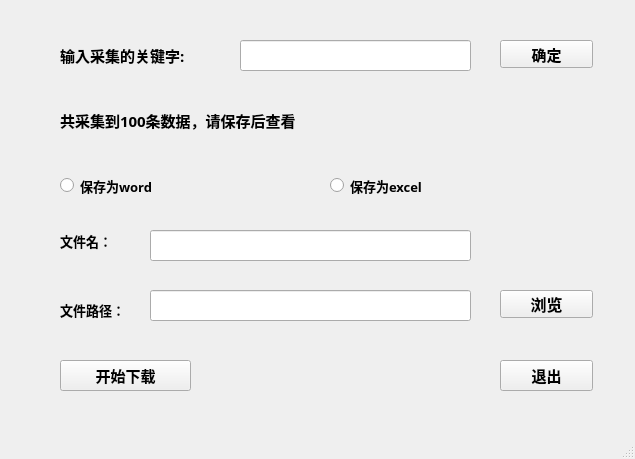
<?xml version="1.0" encoding="UTF-8"?>
<ui version="4.0">
 <class>MainWindow</class>
 <widget class="QMainWindow" name="MainWindow">
  <property name="geometry">
   <rect>
    <x>0</x>
    <y>0</y>
    <width>635</width>
    <height>459</height>
   </rect>
  </property>
  <property name="font">
   <font>
    <family>Arial Black</family>
    <pointsize>12</pointsize>
    <weight>75</weight>
    <bold>true</bold>
   </font>
  </property>
  <property name="windowTitle">
   <string>裁判文书数据采集系统</string>
  </property>
  <widget class="QWidget" name="centralwidget">
   <widget class="QLabel" name="input_lable">
    <property name="geometry">
     <rect>
      <x>60</x>
      <y>40</y>
      <width>161</width>
      <height>31</height>
     </rect>
    </property>
    <property name="font">
     <font>
      <family>Arial Black</family>
      <pointsize>11</pointsize>
      <weight>75</weight>
      <bold>true</bold>
     </font>
    </property>
    <property name="text">
     <string>输入采集的关键字:</string>
    </property>
   </widget>
   <widget class="QLineEdit" name="word_Edit">
    <property name="geometry">
     <rect>
      <x>240</x>
      <y>40</y>
      <width>231</width>
      <height>31</height>
     </rect>
    </property>
   </widget>
   <widget class="QLabel" name="count_label">
    <property name="geometry">
     <rect>
      <x>60</x>
      <y>110</y>
      <width>311</width>
      <height>21</height>
     </rect>
    </property>
    <property name="font">
     <font>
      <family>Arial Black</family>
      <pointsize>11</pointsize>
      <weight>75</weight>
      <bold>true</bold>
     </font>
    </property>
    <property name="text">
     <string>共采集到100条数据，请保存后查看</string>
    </property>
   </widget>
   <widget class="QRadioButton" name="word_radio">
    <property name="geometry">
     <rect>
      <x>60</x>
      <y>170</y>
      <width>141</width>
      <height>31</height>
     </rect>
    </property>
    <property name="font">
     <font>
      <family>Arial Black</family>
      <pointsize>10</pointsize>
      <weight>75</weight>
      <bold>true</bold>
     </font>
    </property>
    <property name="text">
     <string>保存为word</string>
    </property>
   </widget>
   <widget class="QRadioButton" name="csv_radio">
    <property name="geometry">
     <rect>
      <x>330</x>
      <y>170</y>
      <width>161</width>
      <height>31</height>
     </rect>
    </property>
    <property name="font">
     <font>
      <family>Arial Black</family>
      <pointsize>10</pointsize>
      <weight>75</weight>
      <bold>true</bold>
     </font>
    </property>
    <property name="text">
     <string>保存为excel</string>
    </property>
   </widget>
   <widget class="QLabel" name="file_label">
    <property name="geometry">
     <rect>
      <x>60</x>
      <y>230</y>
      <width>81</width>
      <height>21</height>
     </rect>
    </property>
    <property name="font">
     <font>
      <family>Arial Black</family>
      <pointsize>10</pointsize>
      <weight>75</weight>
      <bold>true</bold>
     </font>
    </property>
    <property name="text">
     <string>文件名：</string>
    </property>
   </widget>
   <widget class="QPushButton" name="quit_bt">
    <property name="geometry">
     <rect>
      <x>500</x>
      <y>360</y>
      <width>93</width>
      <height>31</height>
     </rect>
    </property>
    <property name="font">
     <font>
      <family>Arial Black</family>
      <pointsize>11</pointsize>
      <weight>75</weight>
      <bold>true</bold>
     </font>
    </property>
    <property name="text">
     <string>退出</string>
    </property>
   </widget>
   <widget class="QLabel" name="label_2">
    <property name="geometry">
     <rect>
      <x>60</x>
      <y>300</y>
      <width>91</width>
      <height>20</height>
     </rect>
    </property>
    <property name="font">
     <font>
      <family>Arial Black</family>
      <pointsize>10</pointsize>
      <weight>75</weight>
      <bold>true</bold>
     </font>
    </property>
    <property name="text">
     <string>文件路径：</string>
    </property>
   </widget>
   <widget class="QLineEdit" name="filepath_input">
    <property name="geometry">
     <rect>
      <x>150</x>
      <y>290</y>
      <width>321</width>
      <height>31</height>
     </rect>
    </property>
   </widget>
   <widget class="QPushButton" name="save_bt">
    <property name="geometry">
     <rect>
      <x>60</x>
      <y>360</y>
      <width>131</width>
      <height>31</height>
     </rect>
    </property>
    <property name="font">
     <font>
      <family>Arial Black</family>
      <pointsize>11</pointsize>
      <weight>75</weight>
      <bold>true</bold>
     </font>
    </property>
    <property name="text">
     <string>开始下载</string>
    </property>
   </widget>
   <widget class="QLineEdit" name="fileName_input">
    <property name="geometry">
     <rect>
      <x>150</x>
      <y>230</y>
      <width>321</width>
      <height>31</height>
     </rect>
    </property>
   </widget>
   <widget class="QPushButton" name="inputok_bt">
    <property name="geometry">
     <rect>
      <x>500</x>
      <y>40</y>
      <width>93</width>
      <height>28</height>
     </rect>
    </property>
    <property name="font">
     <font>
      <family>Arial Black</family>
      <pointsize>11</pointsize>
      <weight>75</weight>
      <bold>true</bold>
     </font>
    </property>
    <property name="text">
     <string>确定</string>
    </property>
   </widget>
   <widget class="QPushButton" name="choose_bt">
    <property name="geometry">
     <rect>
      <x>500</x>
      <y>290</y>
      <width>93</width>
      <height>28</height>
     </rect>
    </property>
    <property name="text">
     <string>浏览</string>
    </property>
   </widget>
  </widget>
  <widget class="QMenuBar" name="menubar">
   <property name="geometry">
    <rect>
     <x>0</x>
     <y>0</y>
     <width>635</width>
     <height>26</height>
    </rect>
   </property>
  </widget>
  <widget class="QStatusBar" name="statusbar"/>
 </widget>
 <resources/>
 <connections/>
</ui>
